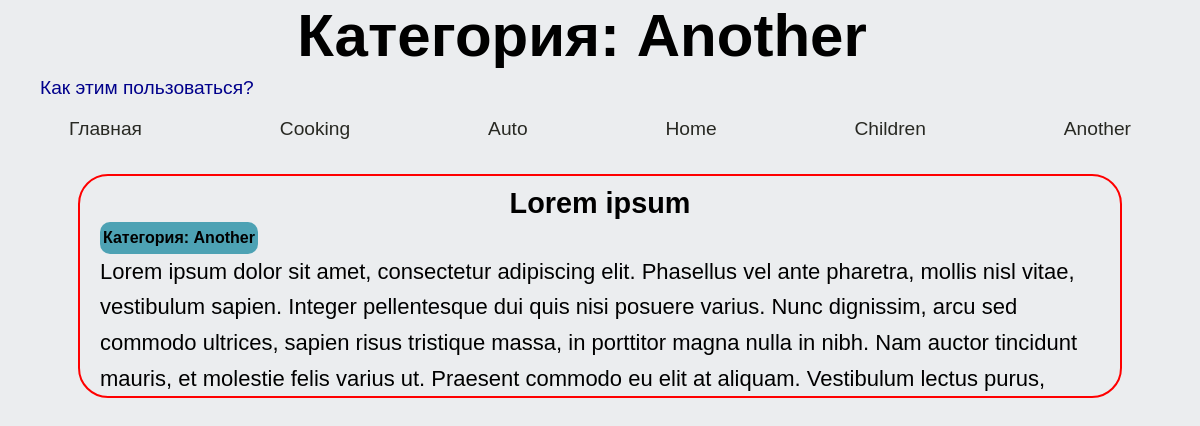
Page /Another on the committed database.
### posts/models.py (models this page shows, shortened)
class Post(models.Model):
    STATUS_CHOICES = (
        ('draft', 'Черновик'),
        ('published', 'Опубликован'),
    )
    title = models.CharField(max_length=250)
    slug = models.SlugField(max_length=250, unique_for_date='when_published')
    author = models.ForeignKey(User, on_delete=models.CASCADE, related_name='blog_posts')
    body = models.TextField()
    when_published = models.DateTimeField(default=timezone.now)
    created = models.DateTimeField(auto_now_add=True)
    updated = models.DateTimeField(auto_now=True)
    status = models.CharField(max_length=10, choices=STATUS_CHOICES, default='draft')
    category = models.ForeignKey(Category, related_name="posts", null=True, blank=True, on_delete=models.SET_NULL)

class Category(models.Model):
	CATEGORY_CHOICES = (
			("Cooking","Кулинария"),
			("Auto","Авто"),
			("Home","Дом"),
			("Children","Дети"),
			("Another","Другое")
		)
	slug = models.SlugField(max_length=250)
	title = models.CharField(max_length=250, choices=CATEGORY_CHOICES)
	def __str__(self):
		return self.title

### posts/views.py (the view)
# urls.py: path('', PostsListView.as_view(), name="main"),
class PostsListView(ListView):
	def get_queryset(self):
		try:
			category = self.kwargs['category']
			print(category)
			queryset = Post.objects.filter(status="published").filter(category__title=category)
			return queryset, category
		except:
			queryset = Post.objects.filter(status="published")
			category = ''
			return queryset, category
	template_name = "posts/list.html"
	def get_context_data(self, **kwargs):
		context = super().get_context_data(**kwargs)
		context['category'] = self.get_queryset()[1]
		context['posts'] = self.get_queryset()[0]
		return context

### posts/templates/posts/list.html (shortened to what this page needs)
<!DOCTYPE html>
<html lang="en">
<head>
</head>
<body>
	<header>{% if category %}<h1>Категория: {{ category }}</h1>{% else %}<h1>Список всех публикаций</h1>{% endif %}<p class="how_to_use"><a class="how_to_use" href="">Как этим пользоваться?</a></p></header>
	<nav>
		<ol>
			<li><a href="{% url "main" %}">Главная</a></li>
			<li><a href="{% url "list_by_category" "Cooking" %}">Cooking</a></li>
			<li><a href="{% url "list_by_category" "Auto" %}">Auto</a></li>
			<li><a href="{% url "list_by_category" "Home" %}">Home</a></li>
			<li><a href="{% url "list_by_category" "Children" %}">Children</a></li>
			<li><a href="{% url "list_by_category" "Another" %}">Another</a></li>
		</ol>
	</nav>
	<article>
    	{% for pub in posts %}
		{% if forloop.last %}
		<div class="last">
		{% else %}
		<div>
		{% endif %}
        	<h2>{{ pub.title }}</h2>
        	<h3 class="category">Категория: {{ pub.category }}</h3>
        	<p class="body">{{ pub.body }}</p>
    	</div>
    	{% empty %}
        	<h2>Публикаций нет</h2>
        	<p>Чтобы добавить что-то в список, зайдите в админку и добавьте их оттуда.</p>
    	{% endfor %}
	</article>
</body>
</html>

### posts/templates/posts/list.html (style rules this page uses)
* { padding: 0; margin: 0; }
body { font:1.2em/1.62 sans-serif; background-color: #EBEDEF; }
nav { margin: 10px 0; }
h1,h2 { line-height:1.2; }
h1 { display: inline-block; width: 75%; font-size:60px; text-align: center; margin-left: 11%; }
h2 { text-align: center; }
h3.category { display: inline-block; font-size: 16px; background-color: #4DA2B4; border-radius: 10px; padding: 3px; }
article { min-height: 1000px; display: flex; flex-direction: column; justify-content: flex-start; align-content: center; align-items: center; }
div { width: 1000px; max-height: 200px; overflow: auto; border: 2px solid red; border-radius: 30px; padding: 10px 20px; margin: 20px 0; }
div.last { margin-bottom: 50px; }
header { padding: 0px; }
header p { text-align: right; }
a { color: darkblue; text-decoration: none; }
p.body { font-size: 22px; }
p.how_to_use { display: inline-block; margin-left: 40px; }
ol { width: 100%; list-style-type: none; display: flex; justify-content: space-around; align-items: center; }
ol a { color: #282923; }

### rows in the picture
Post: title "Lorem ipsum", category "Another", body "Lorem ipsum dolor sit amet, consectetur adipiscing elit. Phasellus vel ante pharetra, mollis nisl vitae, vestibulum sapien. Integer pellentesque dui quis nisi posuere varius. Nunc dignissim, arcu sed commodo ultrices, sapien risus tristique massa, in porttitor magna nulla in nibh. Nam auctor tincidunt mauris, et molestie felis varius ut. Praesent commodo eu elit at aliquam. Vestibulum lectus purus,…"

### other values in the picture
{{ category }} "Another"
